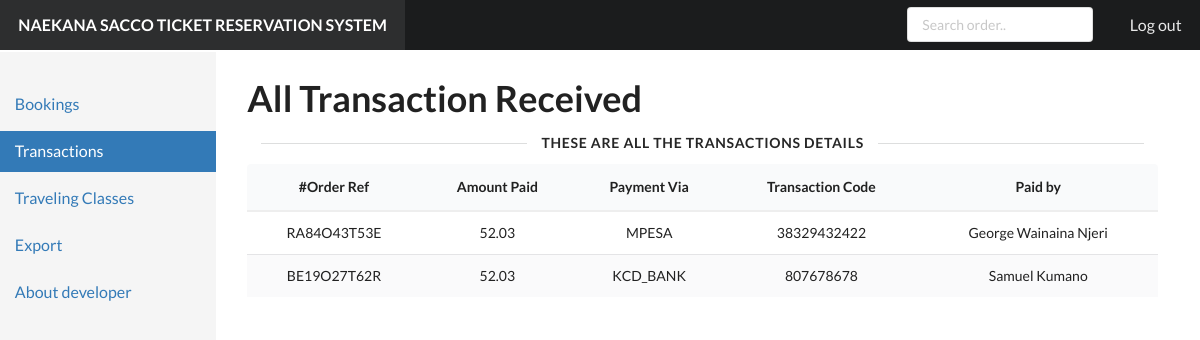
Page /admin/transactions.php (signed in) on the earlier database version.
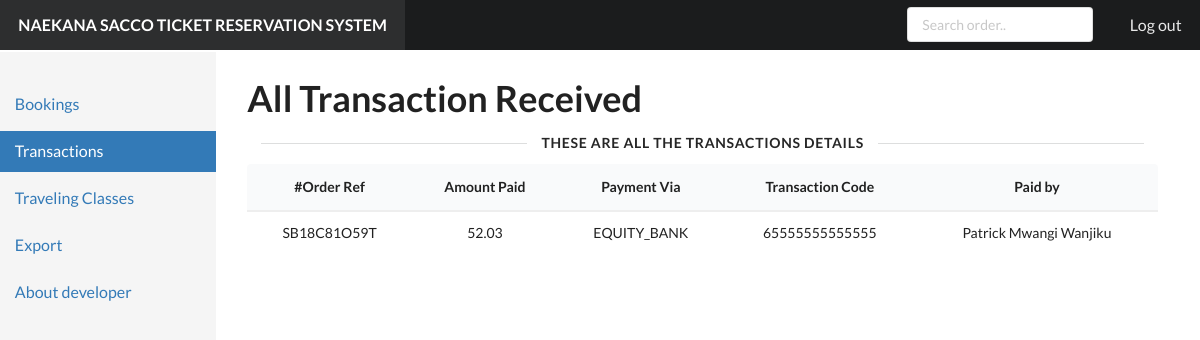
Same page on the later database version.
### tables this page shows
CREATE TABLE `booking_details` (
  `order_ref` varchar(255) NOT NULL,
  `fullname` varchar(120) NOT NULL,
  `contact` varchar(40) DEFAULT NULL,
  `gender` varchar(40) DEFAULT NULL,
  `class_reserved` varchar(255) NOT NULL,
  `destination` varchar(180) NOT NULL,
  `seats_reserved` varchar(50) NOT NULL DEFAULT '1',
  `date_reserved` varchar(50) DEFAULT NULL,
  `transaction_id` varchar(190) NOT NULL,
  `account` varchar(130) NOT NULL,
  `amount` varchar(50) NOT NULL
);

### admin/transactions.php (the view, shortened to what this page needs)
<!DOCTYPE html>
<html>
  <head>
    <link href="static/dist/semantic-ui/semantic.min.css" rel="stylesheet" type="text/css" />
    <link href="static/stylesheets/default.css" rel="stylesheet" type="text/css" />
    <link href="static/stylesheets/pandoc-code-highlight.css" rel="stylesheet" type="text/css" />
  </head>
  <body>
    <div class="ui inverted huge borderless fixed fluid menu">
      <a class="header item">NAEKANA SACCO TICKET RESERVATION SYSTEM</a>
      <div class="right menu">
        <div class="item">
          <div class="ui small input">
		  <form>
            <input placeholder="Search order.." name="search" />
			</form>
          </div>
        </div>
        <a class="item" href="logout.php">Log out</a>
      </div>
    </div>
    <div class="ui grid">
      <div class="row">
        <div class="column" id="sidebar">
          <div class="ui secondary vertical fluid menu">
            <a class="item" href="bookings.php">Bookings</a><a class="item active" href="transactions.php">Transactions</a><a class="item" href="travelclass.php">Traveling Classes</a><a class="item">Export</a>
			<a class="item" href="developer.php">About developer</a>
          </div>
        </div>
        <div class="column" id="content" style="display:none">
	<div class="ui grid">
            <div class="row">
         <h1 class="ui huge header">All Transaction Received</h1>
         </div>
        <div class="ui horizontal divider"> These are all the Transactions Details</div>
		<div class="row">
            <table class="ui single line striped selectable center aligned  table">
<thead><tr><th>#Order Ref</th><th>Amount Paid</th><th>Payment Via</th><th>Transaction Code</th><th>Paid by</th></tr></thead>
<tbody>
<?php
require("../dbengine/dbconnect.php");
if(isset($_GET['search'])){$search=$_GET['search'];$data=mysqli_query($conn,"SELECT order_ref,fullname,amount,account,transaction_id FROM booking_details WHERE order_ref LIKE '%$search%' or transaction_id LIKE '%$search%' or account LIKE '%$search%' or fullname LIKE '%$search%'");}
else{$data=mysqli_query($conn,"SELECT order_ref,fullname,amount,account,transaction_id FROM booking_details");}
if(($data) && (mysqli_num_rows($data) >0)){
while($row=mysqli_fetch_assoc($data))
{
echo("<tr><td>".$row['order_ref']."</td><td>".$row['amount']."</td><td>".$row['account']."</td><td>".$row['transaction_id']."</td><td>".$row['fullname']."</td></tr>");
}
}
else{
echo "<tr><td colspan='5'>No records match found! </td></tr>";
}
?>
</tbody>
            </table>
            </div>
			</div>
		</div>
	  </div>
    </div>
  </body>
</html>

Differences in the rows shown:
removed booking_details: order_ref "RA84O43T53E", amount "52.03", account "MPESA", transaction "38329432422", fullname "George Wainaina Njeri"
removed booking_details: order_ref "BE19O27T62R", amount "52.03", account "KCD_BANK", transaction "807678678", fullname "Samuel Kumano"
added booking_details: order_ref "SB18C81O59T", amount "52.03", account "EQUITY_BANK", transaction "65555555555555", fullname "Patrick Mwangi Wanjiku"
